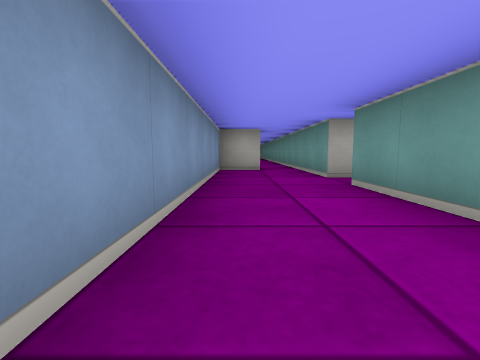
view 1 (above)

18 first-person views from a walk through a cub3D ray-caster map. The camera is about half as high as the walls, tilts 6° down and sees 85° across. The floor is counted in squares. Each view is taken from the middle of a square. On the plan, view 1 faces up. The plan holds only what a view shows up to about 9 squares ahead; the rest is blank.

view 2
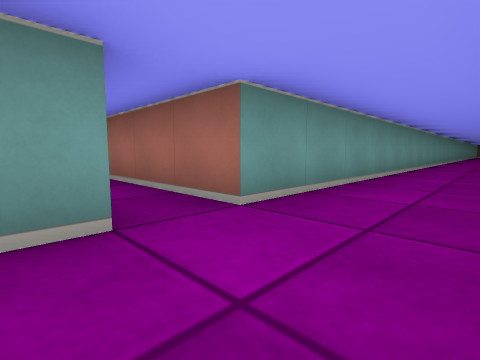

view 3
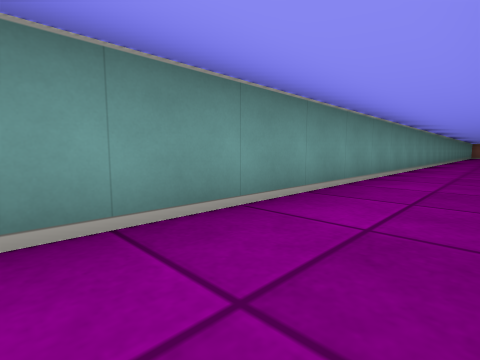

view 4
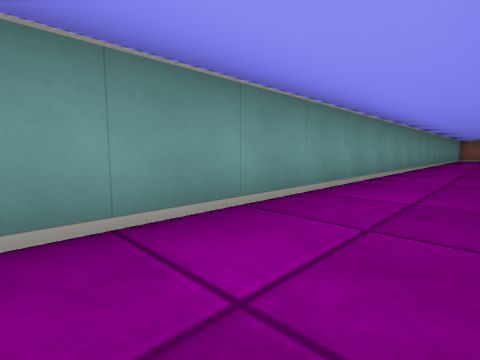

view 5
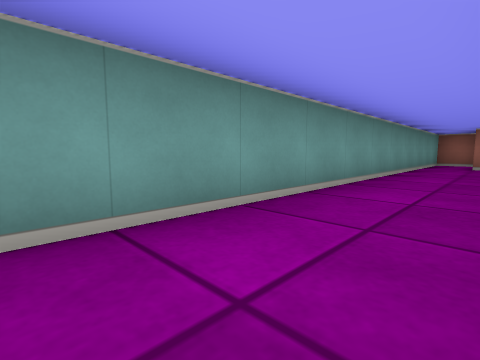

view 6
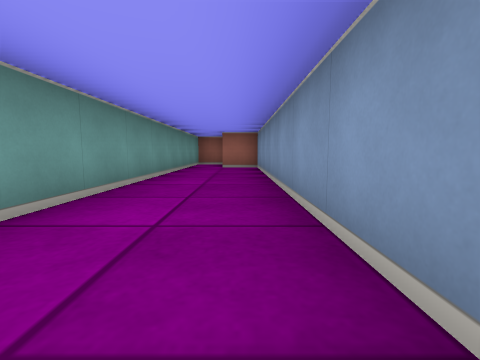

view 7
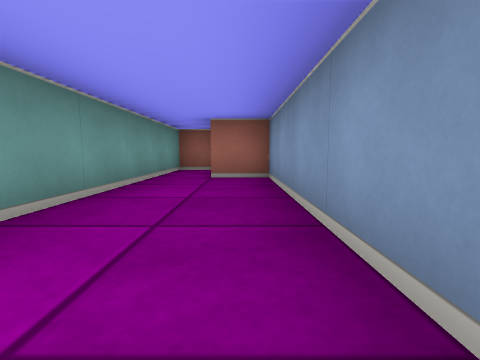

view 8
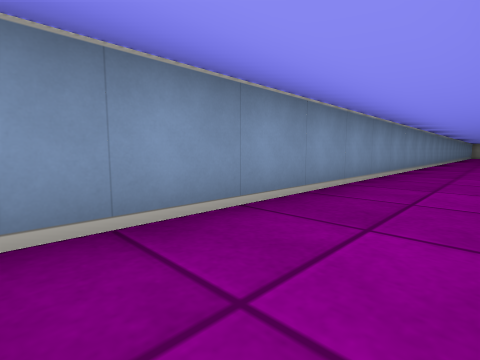

view 9
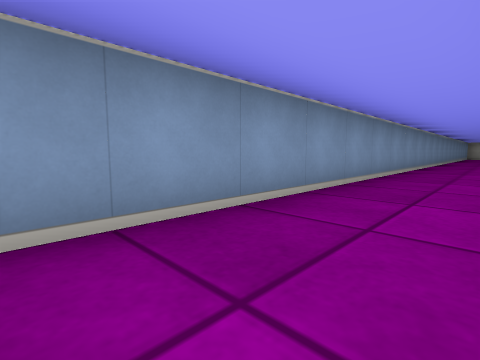

view 10
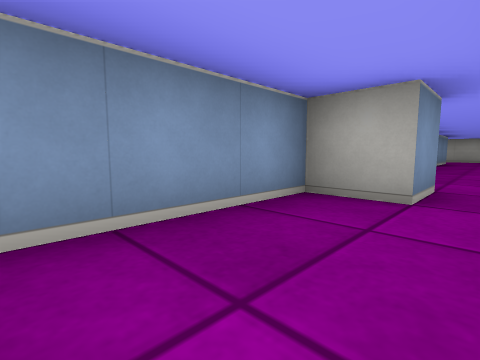

view 11
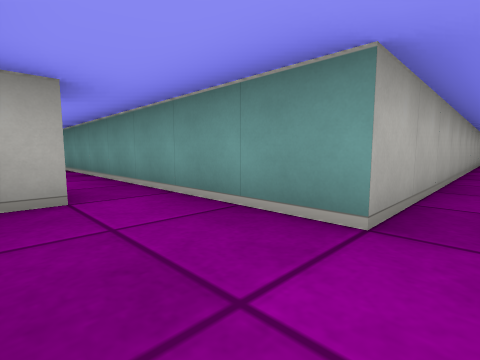

view 12
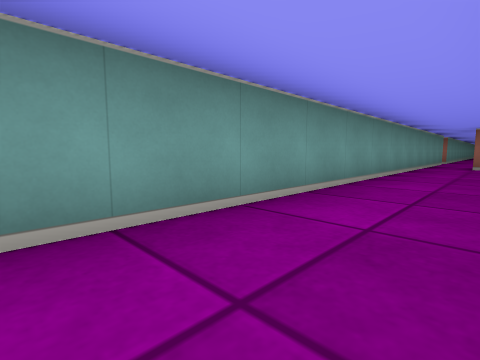

view 13
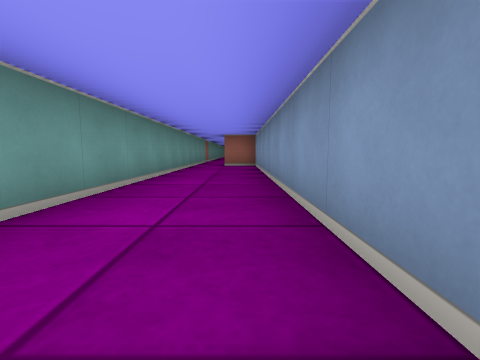

view 14
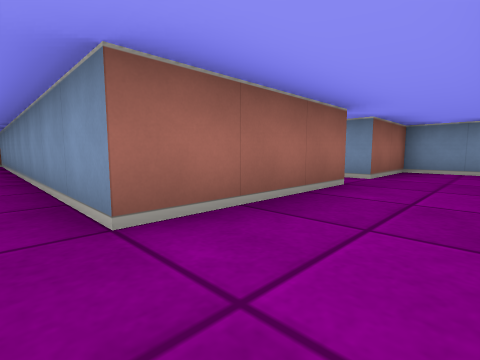

view 15
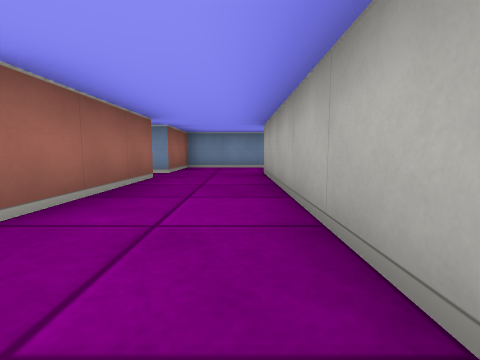

view 16
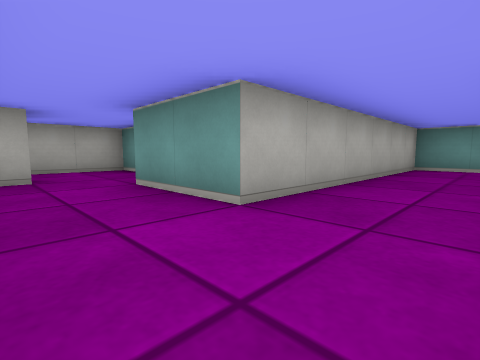

view 17
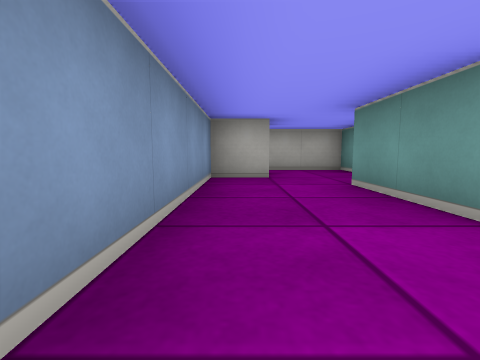

view 18
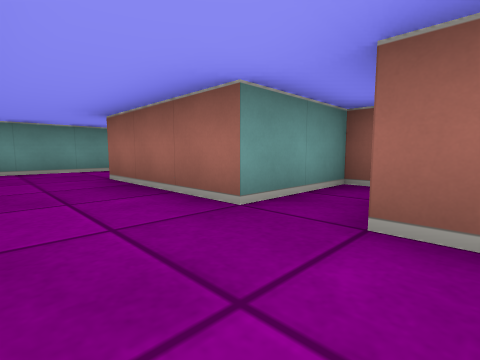

### Floor plan
Points are (right, up) in squares from view 1. A wall is a line through its corners. A room is listed if a view was taken in it or the views show most of it. See-through windows are left out.
Room 1 (views 1, 2, 3, 4, 5, 6, 7, 8, 9, 10, 11)
walls: (-0.5, -2.6) (-0.5, -21.5) (0.5, -21.5); (0.5, 7.5) (0.5, 6.5) (-0.5, 6.5) (-0.5, 0.5); (10.8, 4.5) (1.5, 4.5) (1.5, 7.5); (0.5, -23.5) (1.5, -23.5) (1.5, 3.5) (4.5, 3.5)
ways out: opening at (1, 8) to room 2
Room 2 (views 12, 13, 14, 15, 16, 17, 18)
walls: (-3.5, 14.4) (-3.5, 16.5) (-0.5, 16.5) (-0.5, 7.5) (0.5, 7.5); (-5.4, 21.5) (-6.5, 21.5) (-6.5, 16.5) (-4.5, 16.5) (-4.5, 16); (-3.5, 22.8) (-3.5, 23.5) (-5.4, 23.5); (1.5, 7.5) (1.5, 18.5) (-4.5, 18.5) (-4.5, 20.5)
ways out: opening at (1, 8) to room 1

Where each view was taken, in squares from view 1:
view 1: 0 up, 0 right, facing up
view 2: 5 up, 0 right, facing down-right
view 3: 0 up, 0 right, facing down-right
view 4: 7 down, 0 right, facing down-right
view 5: 13 down, 0 right, facing down-right
view 6: 14 down, 0 right, facing down
view 7: 17 down, 0 right, facing down
view 8: 17 down, 1 right, facing up-left
view 9: 14 down, 1 right, facing up-left
view 10: 4 up, 1 right, facing up-left
view 11: 4 up, 0 right, facing up-right
view 12: 16 up, 0 right, facing down-right
view 13: 16 up, 0 right, facing down
view 14: 18 up, 0 right, facing down-left
view 15: 18 up, 1 right, facing left
view 16: 17 up, 6 left, facing up-right
view 17: 17 up, 6 left, facing up
view 18: 18 up, 5 left, facing down-right
